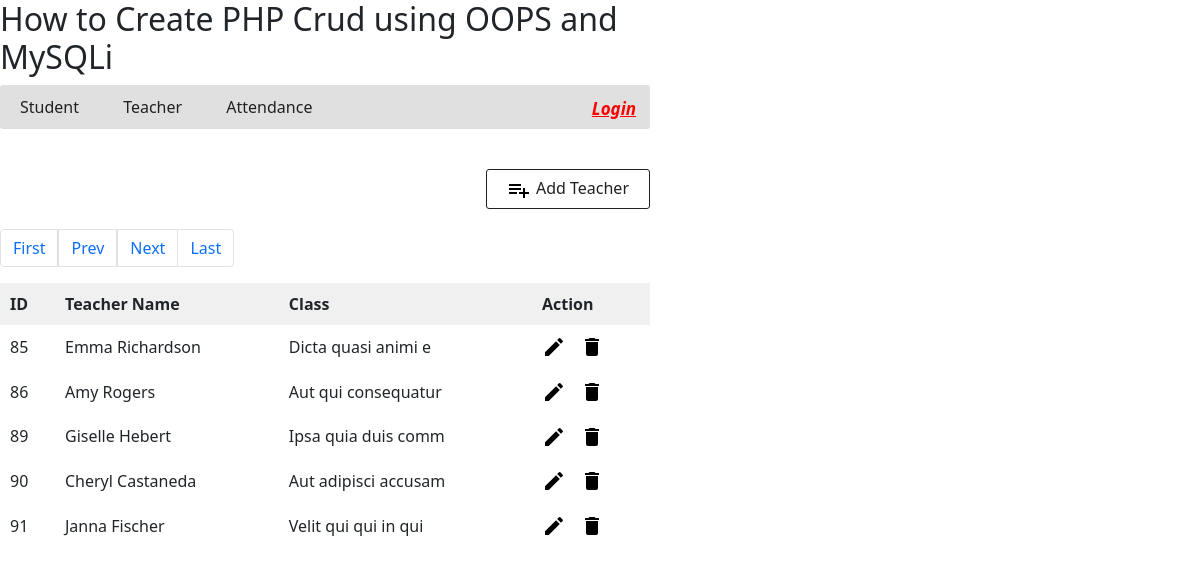
Screenshot of /index.php?action=teacher&pageno=4 with the database file from the repository.
### tables this page shows
CREATE TABLE `tbl_teacher` (
  `id` int(11) NOT NULL,
  `name` varchar(255) NOT NULL,
  `class` varchar(255) NOT NULL,
  `picture` text NOT NULL
);

### class/DBController.php (called while the page is built, shortened)
<?php
class DBController {
    private $host = "localhost";
    private $user = "root";
    private $password = "root";
    private $database = "student_db";
    private $conn;
    function __construct() {
        $this->conn = $this->connectDB();
    }
    function connectDB() {
        $conn = mysqli_connect($this->host,$this->user,$this->password,$this->database);
        return $conn;
    }
    function runBaseQuery($query) {
        $resultset = null;
        $result = $this->conn->query($query);
        if ($result->num_rows > 0) {
            while($row = $result->fetch_assoc()) {
                $resultset[] = $row;
            }
        }
        return $resultset;
    }
    function count($query,$no_of_records_per_page) {
        $result = $this->conn->query($query);
        $total_rows = mysqli_fetch_array($result)[0];
        $total_pages = ceil($total_rows / $no_of_records_per_page);
        return $total_pages;
    }
}
?>

### class/Teacher.php (called while the page is built, shortened)
<?php
require_once ("class/DBController.php");
class Teacher
{
    private $db_handle;
    function __construct() {
        $this->db_handle = new DBController();
    }
    function getAllTeachers($pageno=1) {
        $no_of_records_per_page = 10;
        $offset = ($pageno-1) * $no_of_records_per_page;
        $sql = "SELECT * FROM `tbl_teacher` LIMIT $offset, $no_of_records_per_page";
        $result = $this->db_handle->runBaseQuery($sql);
        return $result;
    }
    function getTotalPages() {
        $total_pages_sql = "SELECT COUNT(*) FROM tbl_teacher";
        $no_of_records_per_page = 10;
        $result = $this->db_handle->count($total_pages_sql, $no_of_records_per_page);
        return $result;
    }
}
?>

### web/teacher.php (the view, shortened to what this page needs)
<?php require_once "web/header.php"; ?>
    <div style="text-align: right; margin: 20px 0px 10px;">
        <a id="btnAddAction" href="index.php?action=teacher-add"><img src="web/image/icon-add.png" />Add Teacher</a>
    </div>
    <div id="toys-grid">
        <nav aria-label="Page navigation example">
            <ul class="pagination">
                <li class="page-item"><a class="page-link" href="?action=teacher&pageno=1">First</a></li>
                <li  class="<?php if($pageno <= 1){ echo 'disabled'; } ?>">
                    <a  class="page-link" href="<?php if($pageno <= 1){ echo '#'; } else { echo "?action=teacher&pageno=".($pageno - 1); } ?>">Prev</a>
                </li>
                <li class="<?php if($pageno >= $total_pages){ echo 'disabled'; } ?>">
                    <a class="page-link"  href="<?php if($pageno >= $total_pages){ echo '#'; } else { echo "?action=teacher&pageno=".($pageno + 1); } ?>">Next</a>
                </li>
                <li class="page-item" ><a  class="page-link" href="?action=teacher&pageno=<?php echo $total_pages; ?>">Last</a></li>
            </ul>
        </nav>
        <table cellpadding="10" cellspacing="1">
            <thead>
                <tr>
                    <th><strong>ID</strong></th>
                    <th><strong>Teacher Name</strong></th>
                    <th><strong>Class</strong></th>
                    <th><strong>Action</strong></th>
                </tr>
            </thead>
            <tbody>
                    <?php
                    if (! empty($result)) {
                        foreach ($result as $k => $v) {
                            ?>
          <tr>
                    <td><?php echo $result[$k]["id"]; ?></td>
                    <td><?php echo $result[$k]["name"]; ?></td>
                    <td><?php echo $result[$k]["class"]; ?></td>
                    <td><a class="btnEditAction"
                        href="index.php?action=teacher-edit&id=<?php echo $result[$k]["id"]; ?>">
                        <img src="web/image/icon-edit.png" />
                        </a>
                        <a class="btnDeleteAction"
                        href="index.php?action=teacher-delete&id=<?php echo $result[$k]["id"]; ?>">
                        <img src="web/image/icon-delete.png" />
                        </a>
                    </td>
                </tr>
                    <?php
                        }
                    }
                    ?>
        </table>
    </div>
</body>
</html>

### web/css/style.css (style rules this page uses)
body { width: 650px; font-family: Arial; color: #212121; }
#toys-grid { margin-bottom: 30px; }
#toys-grid table { width: 100%; background-color: #F0F0F0; }
#toys-grid table td { background-color: #FFFFFF; }
.btnEditAction { cursor: pointer; text-decoration: none; margin-right: 10px; }
.btnDeleteAction { cursor: pointer; }
#btnAddAction { padding: 6px 20px; color: #212121; text-decoration: none; border-radius: 3px; cursor: pointer; border: #212121 1px solid; margin-bottom: 10px; display: inline-block; }
#btnAddAction img { margin-right: 5px; vertical-align: middle; }

### rows the page displays
tbl_teacher: id "85", name "Emma Richardson", class "Dicta quasi animi e"
tbl_teacher: id "86", name "Amy Rogers", class "Aut qui consequatur"
tbl_teacher: id "89", name "Giselle Hebert", class "Ipsa quia duis comm"
tbl_teacher: id "90", name "Cheryl Castaneda", class "Aut adipisci accusam"
tbl_teacher: id "91", name "Janna Fischer", class "Velit qui qui in qui"
